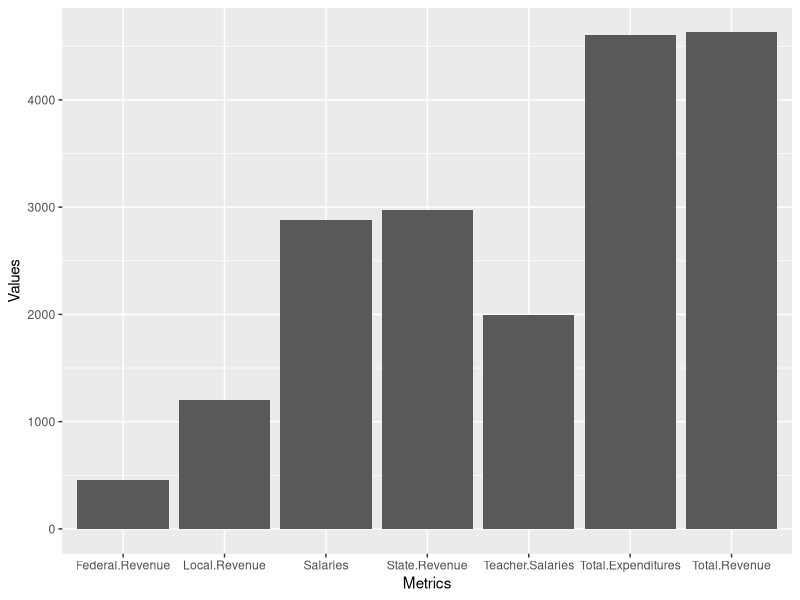

Write R code to recreate this figure.
# Load libraries
library("dplyr")
library("ggplot2")
library("stringr")

state_info <- function(df, year, state){
  
  # use stringr title function to make states have matching cases
  df["State.Name"] <- str_to_title(df[ ,"State.Name"])
  
  #create filtered data frame by year and state
  temp <- df %>% 
    filter(State.Name == state, Year == year)
  
  #include columns of interest
  temp <- temp[-1:-3]
  temp <- temp[-1]
  
  #create a column of values
  rownames(temp) <- "Values"
  
  #make temp a dataframe
  temp <- as.data.frame(t(temp))
  temp$'Metrics' <- rownames(temp)
  
  #plot dataframe
  ggplot(data = temp)+
    geom_col(mapping = aes(x = Metrics, y = Values))
}

df <- read.csv("aggregate.csv", stringsAsFactors = F)
state_info(df,"1995", "Alabama")
